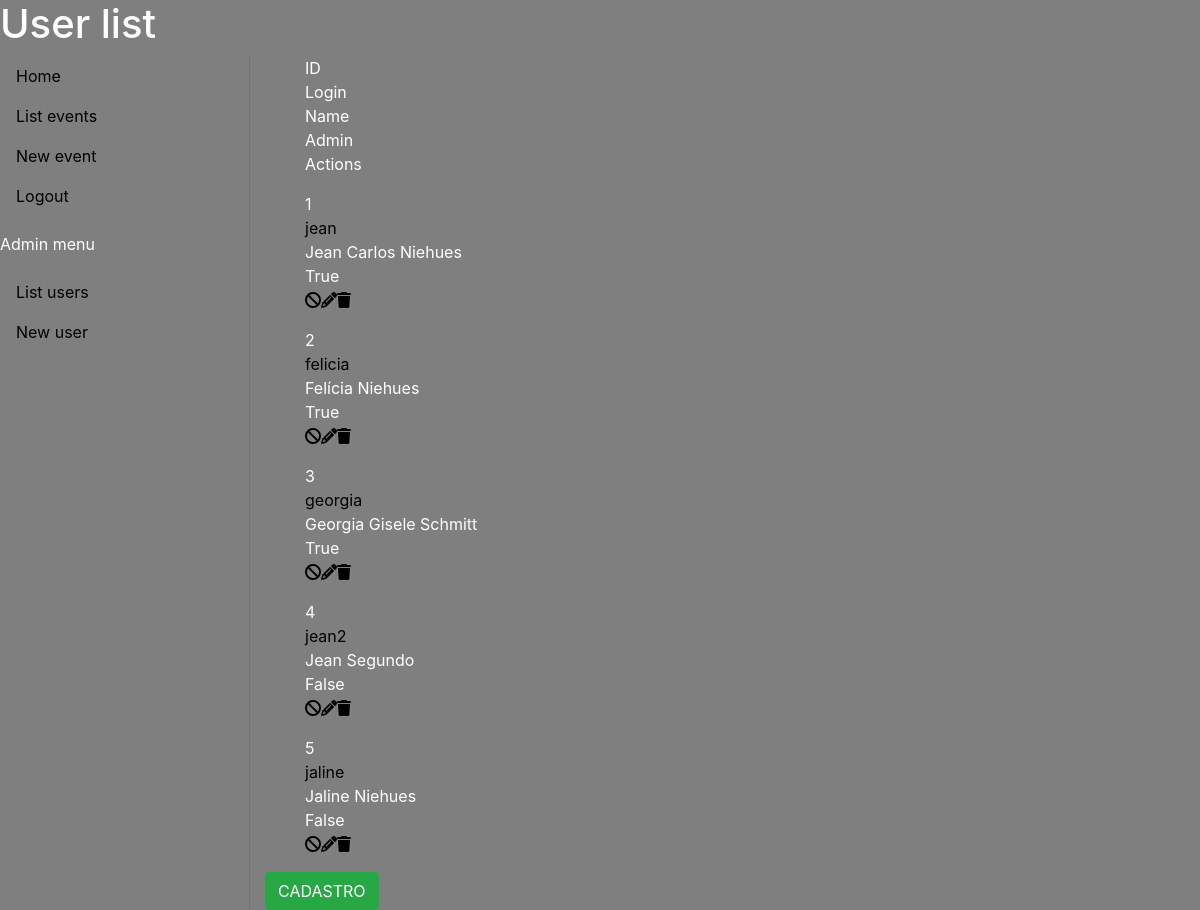
The app's page /users/, older data.
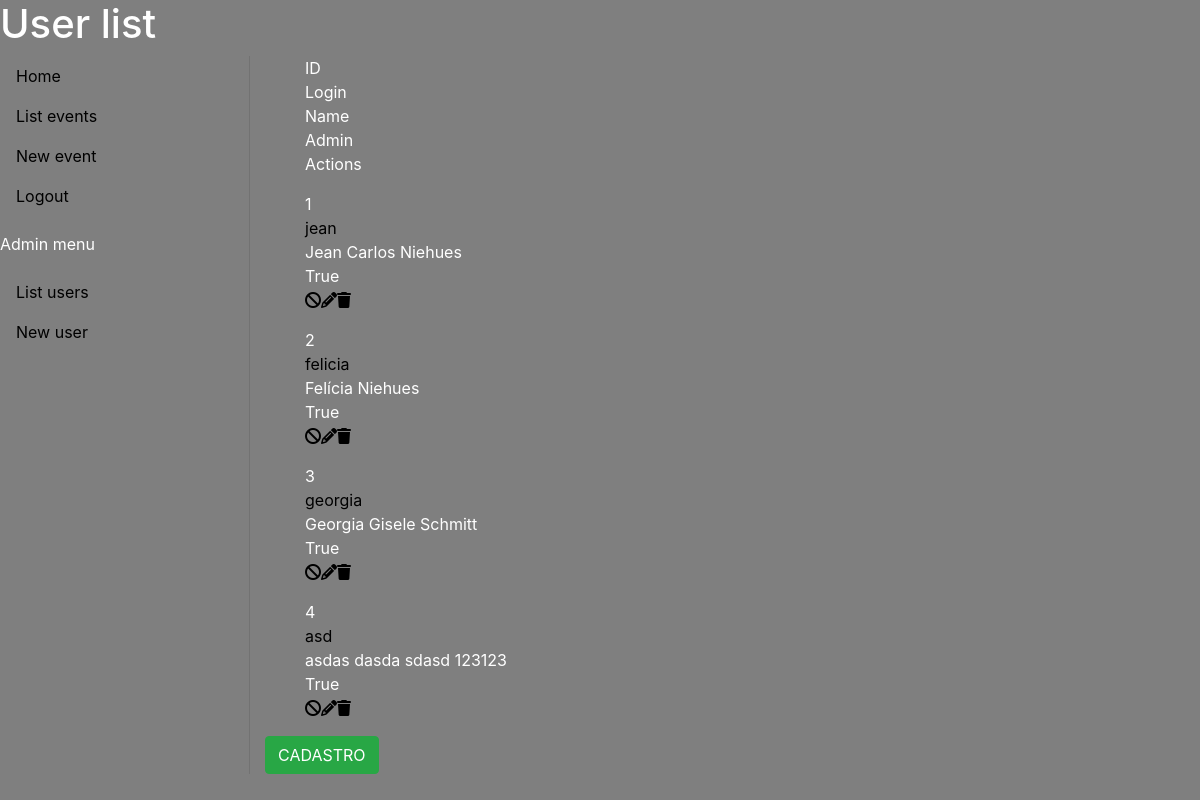
The same page, newer data.
### models/calendar_model.py (models this page shows)
class User(SQLModel, table=True):
    id: Optional[int] = Field(default=None, primary_key=True, nullable=False)
    user_name: str = Field(index=True)
    name: str = Field(index=True)
    admin: bool = Field(nullable=True)
    password: str = Field(nullable=False)
    events: List["Event"] = Relationship(back_populates="users")

### views/user.py (the view, shortened to what this page needs)
@app.route('/users/', methods=['GET', 'POST'])
def user():
    if request.method == 'GET':
        users_list = listUsers()
        print(users_list)
        return render_template('list_users.html', title = 'User list', users_list=users_list)

### controller/users_controller.py (called while the page is built)
def listUsers(id=None, user_name=None):
    with Session(engine) as session:
        if id is not None or user_name is not None:
            statement = select(User).where(User.id == id).options(selectinload(User.events))
            user = session.exec(statement)
            return user.first()
        else:
            statement = select(User).options(selectinload(User.events))
            user = session.exec(statement)
            return user.all()

### templates/list_users.html (shortened to what this page needs)
{% extends "template.html" %}
{% block content %}
<body>
    <div class="container listapessoas">
        <ul class="heading">
            <li>ID</li>
            <li>Login</li>
            <li>Name</li>
            <li class="flex-justify-center">Admin</li>
            <li class="flex-justify-center">Actions</li>
        </ul>
        {% for user in users_list %}
        <ul class="user-list">
            <li>{{ user.id }}</li>
            <li><a href="/users/{{ user.id }}">{{ user.user_name }}</a></li>
            <li>{{ user.name }}</li>
            <li class="flex-justify-center">{{ user.admin }}</li>
            <li class="actions flex-justify-center"><a href="#" title="Suspend"><i class="fa-solid fa-ban"></i></a><a href="/users/edit/{{ user.id }}" title="Edit"><i class="fa-solid fa-pencil"></i></a><a href="#" user-delete data-id="{{ user.id }}" title="Delete"><i class="fa-solid fa-trash"></i></a></li>
        </ul>
            {% endfor %}
        <a href="/users/new_user" class="btn btn-success">CADASTRO</a>
    </div>
</body>
{% endblock content %}

### templates/template.html (shortened to what this page needs)
<!DOCTYPE html>
<html lang="pt-BR">
<head>
    <link rel="stylesheet" href="https://stackpath.bootstrapcdn.com/bootstrap/4.1.3/css/bootstrap.min.css">
    <link rel="stylesheet" href="/../static/style.css">
</head>
<header>
  {% block title %} <h1 class="title">{{ title }}</h1> {% endblock title %}
</header>
<div class="content__wrapper">
  <div class="navigation">
  <nav>
    <ul class="menu nav-pills">
      <li class="nav-item">
        <a class="nav-link" href="/">Home</a>
      </li>
      <li class="nav-item">
        <a class="nav-link" href="/events">List events</a>
      </li>
      <li class="nav-item">
        <a class="nav-link" href="/users/new_user">New event</a>
      </li>
      <li class="nav-item">
        <a class="nav-link" href="/logout">Logout</a>
      </li>
    </ul>
  </nav>
  <p>Admin menu</p>
  <nav>
    <ul class="menu nav-pills admin-nav">
      <li class="nav-item">
        <a class="nav-link" href="/users">List users</a>
      </li>
      <li class="nav-item">
        <a class="nav-link" href="/users/new_user">New user</a>
      </li>
    </ul>
  </nav>
</div>
  <div class="content">
  {% block content %}{% endblock content %}
  </div>
</div>
</html>

### static/style.css (style rules this page uses)
:root { --hover-color: rgba(0,0,0,.1); --dark-gray-60: rgb(60,60,60); }
body { background-color: rgba(0, 0, 0, .5); color: white; }
.content__wrapper { display: grid; grid-template-columns: minmax(180px, 250px) 2fr; }
.content__wrapper .navigation { display: flex; flex-direction: column; border-right: 1px solid var(--hover-color); }
.content__wrapper .navigation ul { padding-left: 0px; }
ul li { list-style-type:none; }
a, a:hover { color: black; }
.flex-justify-center { justify-content: center; }

Row changes from the older to the newer data that the page shows:
removed User: id "5", user_name "jaline", name "Jaline Niehues", admin "False"
changed User id 4: user_name "jean2" → "asd"; name "Jean Segundo" → "asdas dasda sdasd 123123"; admin "False" → "True"
